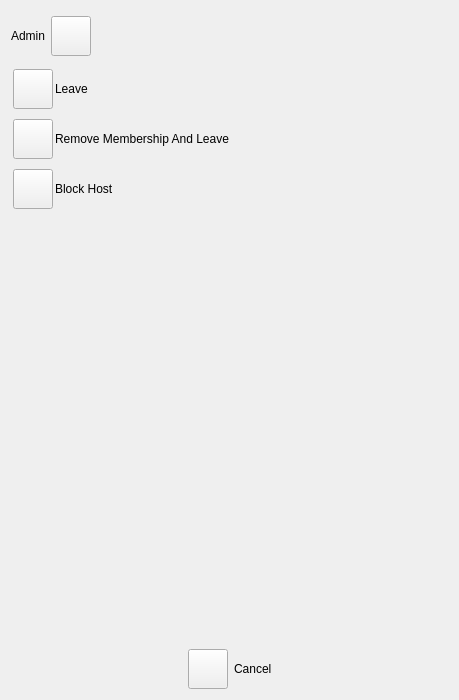
<?xml version="1.0" encoding="UTF-8"?>
<ui version="4.0">
 <class>AppletHostLeaveUi</class>
 <widget class="QWidget" name="AppletHostLeaveUi">
  <property name="geometry">
   <rect>
    <x>0</x>
    <y>0</y>
    <width>459</width>
    <height>700</height>
   </rect>
  </property>
  <property name="sizePolicy">
   <sizepolicy hsizetype="Ignored" vsizetype="Expanding">
    <horstretch>0</horstretch>
    <verstretch>0</verstretch>
   </sizepolicy>
  </property>
  <property name="windowTitle">
   <string>Host Leave</string>
  </property>
  <layout class="QVBoxLayout" name="verticalLayout">
   <item>
    <layout class="QHBoxLayout" name="horizontalLayout_2">
     <item>
      <widget class="VxLabel" name="m_AdminLabel">
       <property name="sizePolicy">
        <sizepolicy hsizetype="Preferred" vsizetype="Preferred">
         <horstretch>0</horstretch>
         <verstretch>0</verstretch>
        </sizepolicy>
       </property>
       <property name="text">
        <string>Admin</string>
       </property>
      </widget>
     </item>
     <item>
      <widget class="VxPushButton" name="m_HostTypeButton">
       <property name="sizePolicy">
        <sizepolicy hsizetype="Fixed" vsizetype="Fixed">
         <horstretch>0</horstretch>
         <verstretch>0</verstretch>
        </sizepolicy>
       </property>
       <property name="minimumSize">
        <size>
         <width>40</width>
         <height>40</height>
        </size>
       </property>
       <property name="maximumSize">
        <size>
         <width>40</width>
         <height>40</height>
        </size>
       </property>
       <property name="text">
        <string notr="true"/>
       </property>
      </widget>
     </item>
     <item>
      <widget class="IdentWidget" name="m_HostIdentWidget" native="true">
       <property name="sizePolicy">
        <sizepolicy hsizetype="Expanding" vsizetype="Fixed">
         <horstretch>0</horstretch>
         <verstretch>0</verstretch>
        </sizepolicy>
       </property>
       <property name="minimumSize">
        <size>
         <width>0</width>
         <height>50</height>
        </size>
       </property>
       <property name="maximumSize">
        <size>
         <width>16777215</width>
         <height>50</height>
        </size>
       </property>
      </widget>
     </item>
    </layout>
   </item>
   <item>
    <widget class="QFrame" name="m_LeaveFrame">
     <layout class="QHBoxLayout" name="horizontalLayout_12">
      <property name="spacing">
       <number>2</number>
      </property>
      <property name="leftMargin">
       <number>2</number>
      </property>
      <property name="topMargin">
       <number>2</number>
      </property>
      <property name="rightMargin">
       <number>2</number>
      </property>
      <property name="bottomMargin">
       <number>2</number>
      </property>
      <item>
       <widget class="VxPushButton" name="m_LeaveButton">
        <property name="minimumSize">
         <size>
          <width>40</width>
          <height>40</height>
         </size>
        </property>
        <property name="maximumSize">
         <size>
          <width>40</width>
          <height>40</height>
         </size>
        </property>
        <property name="text">
         <string notr="true"/>
        </property>
       </widget>
      </item>
      <item>
       <widget class="VxLabel" name="m_LeaveLabel">
        <property name="sizePolicy">
         <sizepolicy hsizetype="Expanding" vsizetype="Preferred">
          <horstretch>0</horstretch>
          <verstretch>0</verstretch>
         </sizepolicy>
        </property>
        <property name="text">
         <string>Leave</string>
        </property>
       </widget>
      </item>
     </layout>
    </widget>
   </item>
   <item>
    <widget class="QFrame" name="m_BootFrame">
     <layout class="QHBoxLayout" name="horizontalLayout_13">
      <property name="spacing">
       <number>2</number>
      </property>
      <property name="leftMargin">
       <number>2</number>
      </property>
      <property name="topMargin">
       <number>2</number>
      </property>
      <property name="rightMargin">
       <number>2</number>
      </property>
      <property name="bottomMargin">
       <number>2</number>
      </property>
      <item>
       <widget class="VxPushButton" name="m_BootButton">
        <property name="sizePolicy">
         <sizepolicy hsizetype="Fixed" vsizetype="Fixed">
          <horstretch>40</horstretch>
          <verstretch>40</verstretch>
         </sizepolicy>
        </property>
        <property name="minimumSize">
         <size>
          <width>40</width>
          <height>40</height>
         </size>
        </property>
        <property name="text">
         <string notr="true"/>
        </property>
       </widget>
      </item>
      <item>
       <widget class="VxLabel" name="m_BootLabel">
        <property name="sizePolicy">
         <sizepolicy hsizetype="Expanding" vsizetype="Preferred">
          <horstretch>0</horstretch>
          <verstretch>0</verstretch>
         </sizepolicy>
        </property>
        <property name="text">
         <string>Remove Membership And Leave</string>
        </property>
       </widget>
      </item>
     </layout>
    </widget>
   </item>
   <item>
    <widget class="QFrame" name="m_BlockFrame">
     <layout class="QHBoxLayout" name="horizontalLayout_11">
      <property name="spacing">
       <number>2</number>
      </property>
      <property name="leftMargin">
       <number>2</number>
      </property>
      <property name="topMargin">
       <number>2</number>
      </property>
      <property name="rightMargin">
       <number>2</number>
      </property>
      <property name="bottomMargin">
       <number>2</number>
      </property>
      <item>
       <widget class="VxPushButton" name="m_BlockButton">
        <property name="sizePolicy">
         <sizepolicy hsizetype="Fixed" vsizetype="Fixed">
          <horstretch>40</horstretch>
          <verstretch>40</verstretch>
         </sizepolicy>
        </property>
        <property name="minimumSize">
         <size>
          <width>40</width>
          <height>40</height>
         </size>
        </property>
        <property name="maximumSize">
         <size>
          <width>40</width>
          <height>40</height>
         </size>
        </property>
        <property name="text">
         <string notr="true"/>
        </property>
       </widget>
      </item>
      <item>
       <widget class="VxLabel" name="m_BlockLabel">
        <property name="sizePolicy">
         <sizepolicy hsizetype="Expanding" vsizetype="Preferred">
          <horstretch>0</horstretch>
          <verstretch>0</verstretch>
         </sizepolicy>
        </property>
        <property name="text">
         <string>Block Host</string>
        </property>
       </widget>
      </item>
     </layout>
    </widget>
   </item>
   <item>
    <spacer name="verticalSpacer">
     <property name="orientation">
      <enum>Qt::Vertical</enum>
     </property>
     <property name="sizeHint" stdset="0">
      <size>
       <width>20</width>
       <height>529</height>
      </size>
     </property>
    </spacer>
   </item>
   <item>
    <layout class="QHBoxLayout" name="horizontalLayout">
     <item>
      <spacer name="horizontalSpacer">
       <property name="orientation">
        <enum>Qt::Horizontal</enum>
       </property>
       <property name="sizeHint" stdset="0">
        <size>
         <width>40</width>
         <height>20</height>
        </size>
       </property>
      </spacer>
     </item>
     <item>
      <widget class="VxPushButton" name="m_CancelButton">
       <property name="minimumSize">
        <size>
         <width>0</width>
         <height>40</height>
        </size>
       </property>
       <property name="text">
        <string notr="true"/>
       </property>
      </widget>
     </item>
     <item>
      <widget class="VxLabel" name="m_CancelLabel">
       <property name="sizePolicy">
        <sizepolicy hsizetype="Preferred" vsizetype="Preferred">
         <horstretch>0</horstretch>
         <verstretch>0</verstretch>
        </sizepolicy>
       </property>
       <property name="text">
        <string>Cancel</string>
       </property>
      </widget>
     </item>
     <item>
      <spacer name="horizontalSpacer_2">
       <property name="orientation">
        <enum>Qt::Horizontal</enum>
       </property>
       <property name="sizeHint" stdset="0">
        <size>
         <width>40</width>
         <height>20</height>
        </size>
       </property>
      </spacer>
     </item>
    </layout>
   </item>
  </layout>
 </widget>
 <customwidgets>
  <customwidget>
   <class>VxPushButton</class>
   <extends>QPushButton</extends>
   <header>VxPushButton.h</header>
  </customwidget>
  <customwidget>
   <class>VxLabel</class>
   <extends>QLabel</extends>
   <header location="global">VxLabel.h</header>
  </customwidget>
  <customwidget>
   <class>IdentWidget</class>
   <extends>QWidget</extends>
   <header location="global">IdentWidget.h</header>
   <container>1</container>
  </customwidget>
 </customwidgets>
 <resources/>
 <connections/>
</ui>
